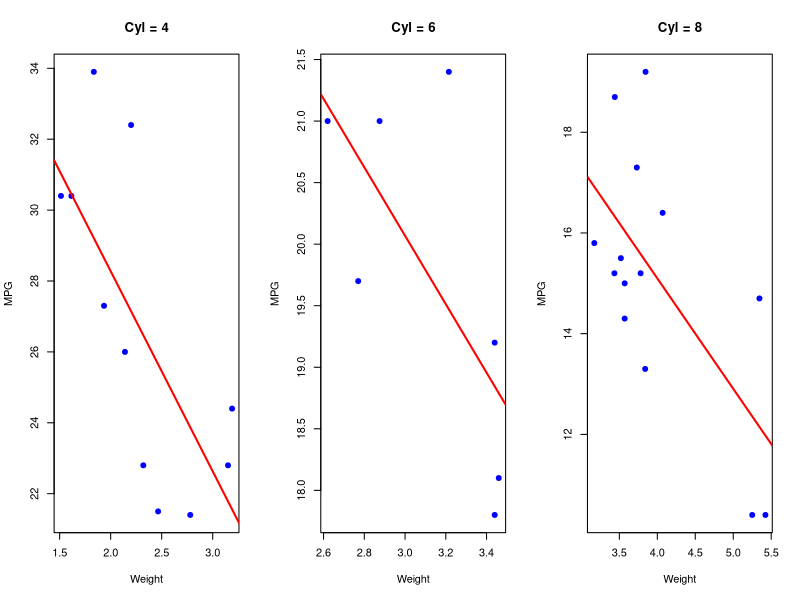
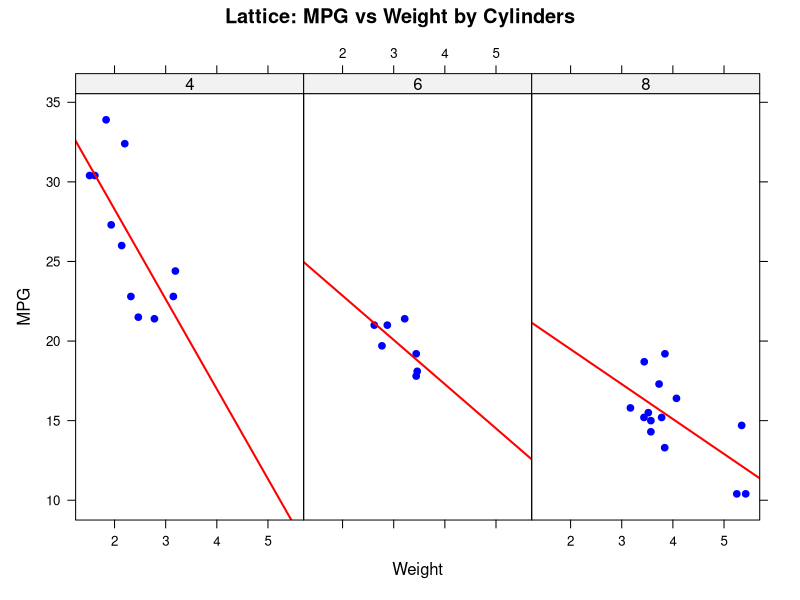
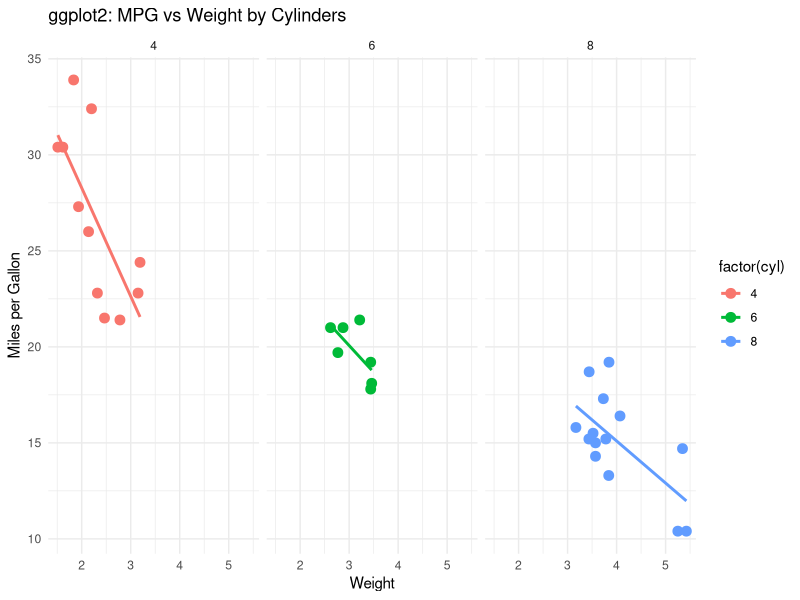

The R source for these figures, in order:
## ---- chunk 1
# Base R plotting
par(mfrow = c(1, 3))  # 3 panels manually
unique_cyl <- sort(unique(mtcars$cyl))

for (c in unique_cyl) {
  subset_data <- subset(mtcars, cyl == c)
  plot(subset_data$wt, subset_data$mpg,
       main = paste("Cyl =", c),
       xlab = "Weight",
       ylab = "MPG",
       pch = 19, col = "blue")
  abline(lm(mpg ~ wt, data = subset_data), col = "red", lwd = 2)
}

par(mfrow = c(1, 1))  # Reset layout
## ---- chunk 2
library(lattice)

xyplot(mpg ~ wt | factor(cyl), data = mtcars,
       main = "Lattice: MPG vs Weight by Cylinders",
       xlab = "Weight", ylab = "MPG",
       layout = c(3, 1),
       pch = 19, col = "blue",
       panel = function(x, y, ...) {
         panel.xyplot(x, y, ...)
         panel.lmline(x, y, col = "red", lwd = 2)
       })
## ---- chunk 3
library(ggplot2)

ggplot(mtcars, aes(x = wt, y = mpg)) +
  geom_point(aes(color = factor(cyl)), size = 3) +  # scatter points colored by cyl
  geom_smooth(aes(color = factor(cyl)), method = "lm", se = FALSE) + # regression line
  facet_wrap(~ cyl) +  # create panels per cylinder
  labs(title = "ggplot2: MPG vs Weight by Cylinders",
       x = "Weight",
       y = "Miles per Gallon") +
  theme_minimal()
